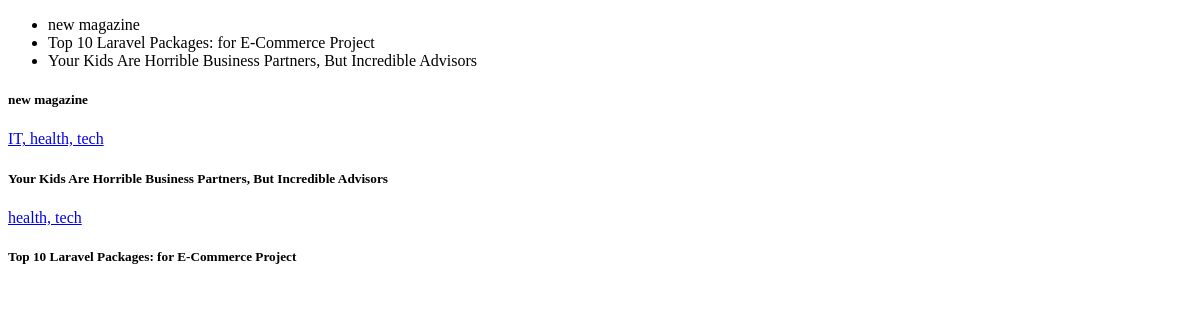
Page /blog/test/ on the earlier database version.
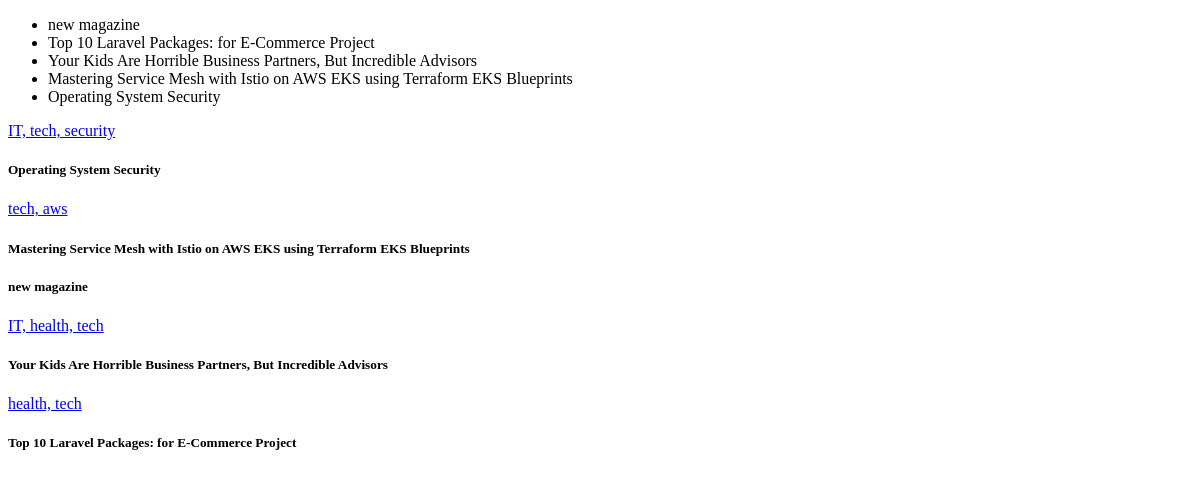
Same page on the later database version.
### blog/models.py (models this page shows, shortened)
class POST(models.Model):
    image = models.ImageField(upload_to='blog/',default='blog/default.jpg')
    category = models.ManyToManyField(CATEGORY)
    author = models.ForeignKey(User, on_delete=models.SET_NULL, null=True)
    title = models.CharField(max_length=255)
    preview = models.TextField(null=True)
    content = models.TextField()
    status=models.BooleanField(default=True)
    counted_view=models.IntegerField(default=0)
    publish_date=models.DateTimeField(null=True)
    created_date=models.DateTimeField(auto_now_add=True)
    updated_date=models.DateTimeField(auto_now=True)
    class Meta:
        ordering=['created_date']

class CATEGORY(models.Model):
    name=models.CharField(max_length=100)
    def __str__(self):
        return self.name

### blog/views.py (the view)
# urls.py: path('test/', test, name= 'test'),
def test(request):
    posts = POST.objects.all()
    context={'posts':posts}
    return render(request, 'blog/test.html',context)

### blog/templatetags/blog_tags.py (called while the page is built)
@register.simple_tag(name='posts')
def function():
    posts = POST.objects.all()
    return posts

@register.inclusion_tag('blog/popularPosts-blog.html')
def popularposts():
    posts = POST.objects.all().order_by('-publish_date')[:5]
    return {'posts': posts}

### templates/blog/test.html (shortened to what this page needs)
{% load static %}
{% load blog_tags %}
<!DOCTYPE html>
<html>
    <head>
        <link rel="stylesheet" href="">
    </head>
    <body>
       <ul>
        {% posts as totalposts%}
       {%for post in totalposts %}
            <li> {{post.title}} </li>
        {% endfor %}
       </ul>
        {% popularposts %}
    </body>
</html>

### templates/blog/popularPosts-blog.html
{% load static %}
<div class="sidePost-active">
  {% for post in posts%}
  <div class="sidePost__item" data-background="{{ post.image.url }}">
    <div class="sidePost__content">
      <a href="blog.html" class="tag">{{post.category.all|join:", "}}</a>
      <h5 class="title tgcommon__hover">
        <a href="blog-details.html"></a>{{post.title}}
      </h5>
    </div>
  </div>
  {% endfor %}
</div>

Differences in the rows shown:
added POST: title "Mastering Service Mesh with Istio on AWS EKS using Terraform EKS Blueprints", category.all "tech, aws"
added POST: title "Operating System Security", category.all "IT, tech, security"
